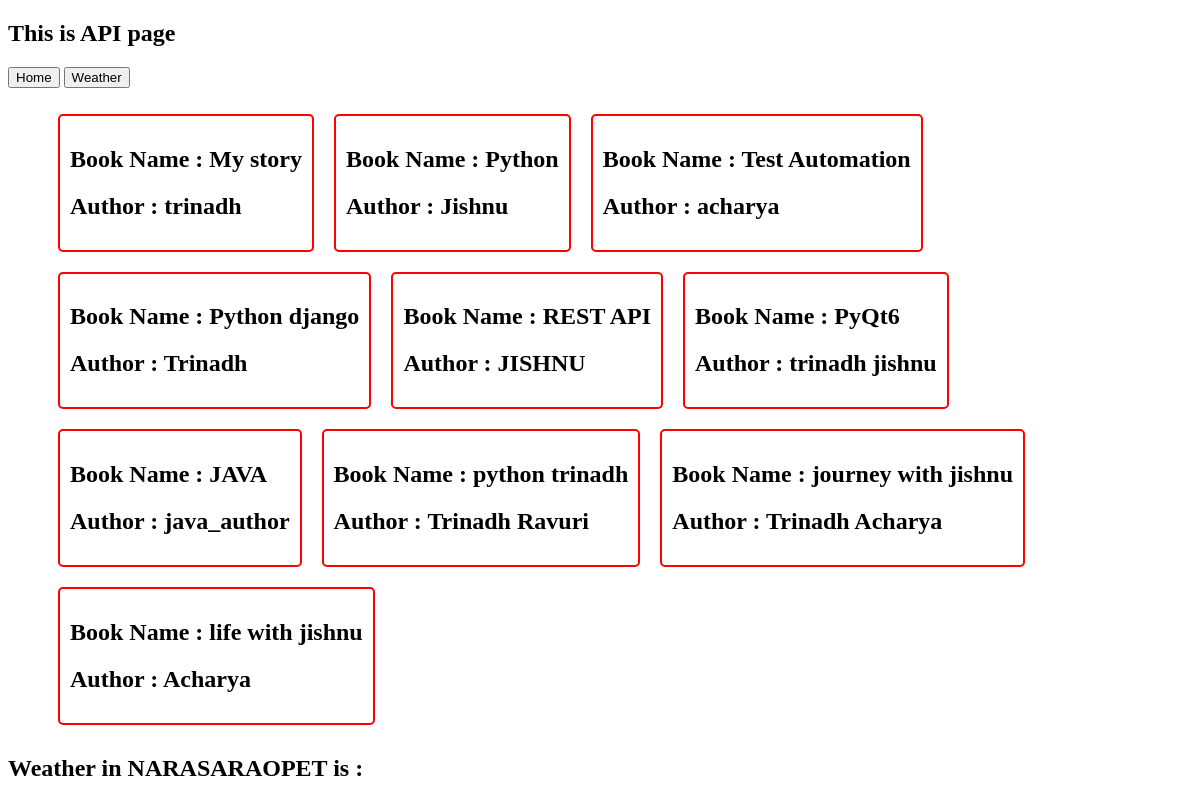
The page /home on the database its author committed.
### ApiApplication/models.py (models this page shows, shortened)
class Books(models.Model):
    id = models.IntegerField(primary_key=True)
    book_name = models.CharField(max_length=100)
    author = models.CharField(max_length=100)
    publisher = models.CharField(max_length=150)
    class Meta:
        verbose_name_plural = 'Books'

### ApiApplication/views.py (the view)
# urls.py: 2. Add a URL to urlpatterns:  path('', views.home, name='home')
def home(request):
    allbooks = Books.objects.all()
    context = {
        'allbooks':allbooks
    }
    return render(request,'home.html',context)

### ApiApplication/templates/home.html (shortened to what this page needs)
<!DOCTYPE html>
{% load static%}
<html lang="en">
<head>
</head>
<body>
    <section>
        <h1>This is API page</h1>
        <a href="{% url 'home'%}"><button>Home</button></a>
        <a href="{% url 'weat'%}"><button>Weather</button></a>
        <ul>
            {% for book in allbooks%}
            <li>
                <h1>Book Name : {{book.book_name}}</h1>
                <h2>Author : {{book.author}}</h2>
            </li>
            {% endfor %}
        </ul>
        <section>
            <h2>Weather in NARASARAOPET is :</h2>
        </section>
    </section>
</body>
</html>

### ApiApplication/templates/home.html (style rules this page uses)
ul { display: flex; flex-direction: row; flex-wrap: wrap; }
ul li { list-style: none; padding: 10px; margin:10px; width: 500; height: 500; border: 2px solid red; border-radius: 5px; }

### rows shown on the page
Books: book_name "My story", author "trinadh"
Books: book_name "Python", author "Jishnu"
Books: book_name "Test Automation", author "acharya"
Books: book_name "Python django", author "Trinadh"
Books: book_name "REST API", author "JISHNU"
Books: book_name "PyQt6", author "trinadh jishnu"
Books: book_name "JAVA", author "java_author"
Books: book_name "python trinadh", author "Trinadh Ravuri"
Books: book_name "journey with jishnu", author "Trinadh Acharya"
Books: book_name "life with jishnu", author "Acharya"
